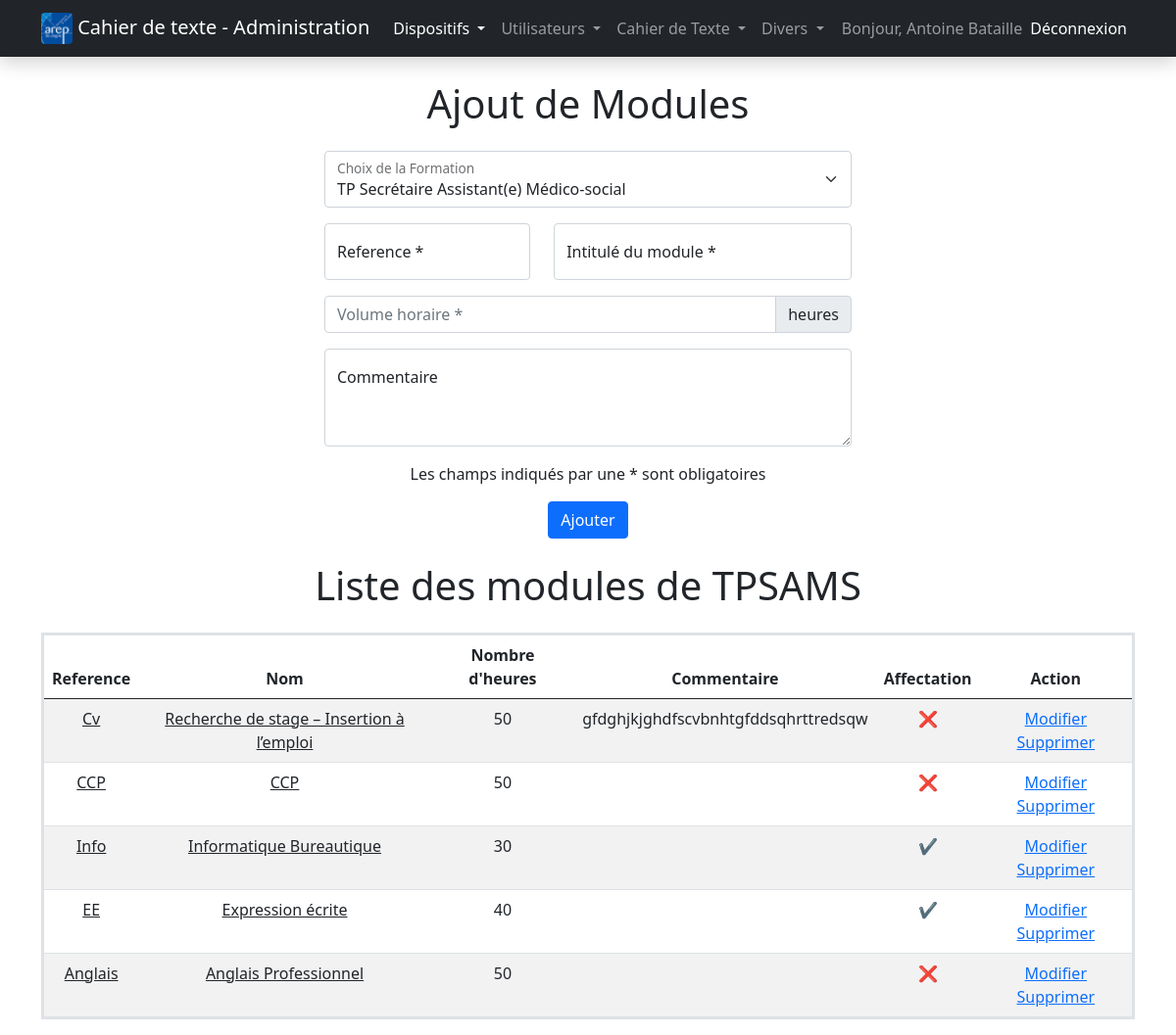
The app's page /admin/modules.php?formation=1 (signed in) with its own data.
### tables this page shows
CREATE TABLE `formations`
(
    `idFormation`   int(11)      NOT NULL,
    `reference`     varchar(20)  NOT NULL,
    `libelle`       varchar(100) NOT NULL,
    `duree`         int(11)      NOT NULL,
    `volumeHoraire` int(11) DEFAULT NULL
);

CREATE TABLE `modules`
(
    `idModule`    int(11)      NOT NULL,
    `reference`   varchar(20)  NOT NULL,
    `libelle`     varchar(80)  NOT NULL,
    `nbHeures`    int(11)      NOT NULL,
    `commentaire` varchar(255) NOT NULL,
    `idFormation` int(11)      NOT NULL
);

### admin/session.php (called while the page is built, shortened)
<?php
$button = "Ajouter";

### admin/modules.php (the view, shortened to what this page needs)
<?php include("session.php");
$title = "Ajout de Modules";
?>
<!doctype html>
<html lang="fr">
<head>
    <link href="../css/bootstrap.css" rel="stylesheet">
</head>
<body>
<?php include("navbar.php"); ?>
<div class="container text-center">
    <div class="row">
        <div class="col-md-auto mx-auto text-center mb-4">
            <h1 class="mb-4"><?php echo $title ?></h1>
            <form action="" method="get" name="formation">
                <div class="mb-3">
                    <div class="form-floating">
                        <select class="form-select" name="formation" onchange="this.form.submit()">
                            <?php
                            $query = $bdd->query('SELECT idFormation, libelle, reference FROM formations');
                            while ($resultat = $query->fetch_object()) {
                                echo '<option value="' . $resultat->idFormation . '"';
                                if (isset($_GET['formation'])) {
                                    if ($_GET['formation'] == $resultat->idFormation) {
                                        echo 'selected';
                                        $reference = $resultat->reference;
                                    }
                                }
                                echo '>' . $resultat->libelle . '</option>';
                            }
                            ?>
                        </select>
                        <label for="formation">Choix de la Formation</label>
                    </div>
                </div>
            </form>
            <?php if (isset($_GET['formation'])) { ?>
            <form action="" method="post" name="module">
                <div class="row">
                    <div class="col-md-5 mb-3">
                        <div class="form-floating">
                            <input class="form-control" name="reference" type="text" placeholder="Reference"
                                   required
                                   maxlength="20" <?php if (isset($_POST['edit-reference'])) echo 'readonly value="' . $resultEdit->reference . '"' ?>>
                            <label for="reference">Reference *</label>
                        </div>
                    </div>
                    <div class="col-md-7 mb-3">
                        <div class="form-floating">
                            <input class="form-control" name="libelle" type="text" placeholder="Intitulé du module"
                                   required
                                   maxlength="80" <?php if (isset($_POST['edit-reference'])) echo 'value="' . $resultEdit->libelle . '"' ?>>
                            <label for="libelle">Intitulé du module *</label>
                        </div>
                    </div>
                </div>
                <div class="mb-3 input-group">
                    <input class="form-control" name="nbHeures" type="number"
                           placeholder="Volume horaire *" <?php if (isset($_POST['edit-reference'])) echo 'value="' . $resultEdit->nbHeures . '"' ?>>
                    <span class="input-group-text">heures</span>
                </div>
                <div class="form-floating mb-3">
                        <textarea class="form-control" placeholder="Laisser un commentaire" name="commentaire"
                                  maxlength="255"
                                  style="height: 100px"><?php if (isset($_POST['edit-reference'])) echo $resultEdit->commentaire ?></textarea>
                    <label for="commentaire">Commentaire</label>
                </div>
                <p>Les champs indiqués par une * sont obligatoires</p>
                <input class="btn btn-primary" type="submit" value="<?php echo $button ?>" name="module">
            </form>
        </div>
        <div class="col-md-auto mx-auto">
            <h1 class="text-center mb-4">Liste des modules de <?php echo $reference ?></h1>
            <table class="table table-striped table-hover border border-3">
                <thead>
                <tr>
                    <th scope="col">Reference</th>
                    <th scope="col">Nom</th>
                    <th scope="col">Nombre d'heures</th>
                    <th scope="col">Commentaire</th>
                    <th scope="col">Affectation</th>
                    <th scope="col">Action</th>
                </tr>
                </thead>
                <tbody>
                <?php
                $query = $bdd->query('SELECT * FROM modules WHERE idFormation = ' . $_GET['formation']);
                while ($resultat = $query->fetch_object()) {
                    echo "<tr>";
                    echo '<td><a class="link-dark" title="Accéder à l\'affectation de ce module"
                    href="affectation.php?formation=' . $_GET['formation'] . '&module=' . $resultat->idModule . '">' . $resultat->reference . '</a></td>';
                    echo '<td><a class="link-dark" title="Accéder à l\'affectation de ce module"
                    href="affectation.php?formation=' . $_GET['formation'] . '&module=' . $resultat->idModule . '">' . $resultat->libelle . '</a></td>';
                    echo "<td>" . $resultat->nbHeures . "</td>";
                    echo "<td>" . $resultat->commentaire . "</td>";
                    echo "<td>";
                    $count = $bdd->query('SELECT idPromo, SUM(heuresPrevues) as totalHeures FROM affectation WHERE idModule = ' . $resultat->idModule . ' GROUP BY idPromo');
                    $resultcount = $count->fetch_object();
                    if (!empty($resultcount->totalHeures)) {
                        if ($resultcount->totalHeures == $resultat->nbHeures) {
                            echo '✔';
                        } else
                            echo '<a style="text-decoration: none;" title="Accéder à l\'affectation de ce module" href="affectation.php?formation=' . $_GET['formation'] . '&module=' . $resultat->idModule . '">❌</a>';
                    } else
                        echo '<a style="text-decoration: none;" title="Accéder à l\'affectation de ce module" href="affectation.php?formation=' . $_GET['formation'] . '&module=' . $resultat->idModule . '">❌</a>';
                    echo '</td>'; ?>
                    <td>
                        <a href="#"
                           onclick="document.getElementById('edit-mod-<?php echo $resultat->reference; ?>').submit()">Modifier</a>
                        <a href="#"
                           onclick="document.getElementById('del-mod-<?php echo $resultat->reference; ?>').submit()">Supprimer</a>
                    </td>
                    </tr>
                <?php } ?>
                </tbody>
            </table>
        </div>
        <?php } ?>
    </div>
</div>
</body>
</html>

### records on screen
formations: reference "TPSAMS"
modules: reference "Cv", libelle "Recherche de stage – Insertion à l’emploi", nbHeures "50", commentaire "gfdghjkjghdfscvbnhtgfddsqhrttredsqw"
modules: reference "CCP", libelle "CCP", nbHeures "50"
modules: reference "Info", libelle "Informatique Bureautique", nbHeures "30"
modules: reference "EE", libelle "Expression écrite", nbHeures "40"
modules: reference "Anglais", libelle "Anglais Professionnel", nbHeures "50"

### other values on screen
$_SESSION['prenom'] "Antoine"
$_SESSION['nom'] "Bataille"
$title "Ajout de Modules"
form field formation "TP Secrétaire Assistant(e) Médico-social"
